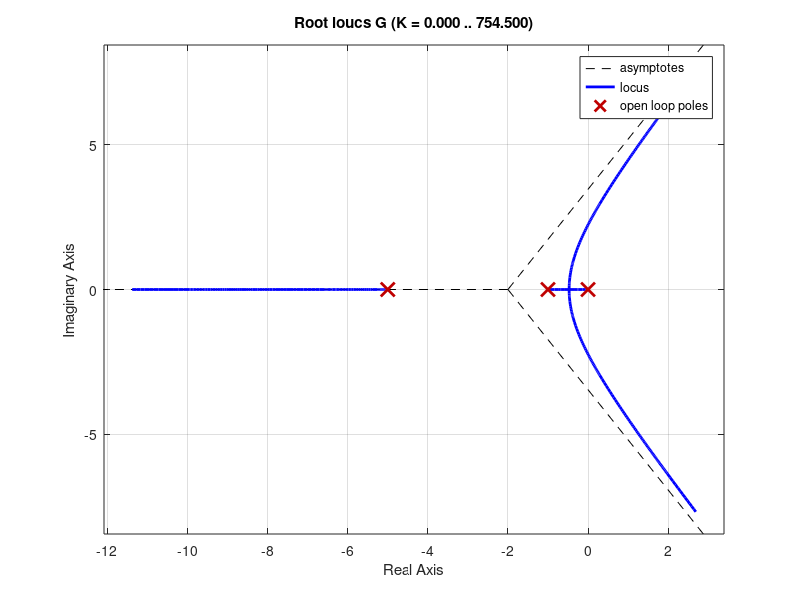

This figure's MATLAB source: (Note: this script raises an error after producing the figure.)
% ejemplo PID ziegler-Nichols
G = tf(1,conv([1,0],conv([1,1],[1,5])))
rlocus(G)
Kcr=30;
Flc = feedback(Kcr*G,1)
polos_lc = roots(Flc.Denominator{1})

Pcr = 1/imag(polos_lc(2)/2/pi)

% Proporcional
Kp = 0.5*Kcr;
FLC_P = feedback(Kp*G,1)
t=0:0.01:30;
figure(2)
title('Respuesta al escalon')
yp=step(FLC_P,t);
plot(t,ones(1,length(t)),'k',"LineWidth",2)
hold on
plot(t,yp,'b',"LineWidth",2)
hold off

ypl=lsim(FLC_P,t,t);
figure(3)
title('Respuesta a la rampa')
plot(t,t,"k","LineWidth",2)
hold on
plot(t,ypl,"b","LineWidth",2)
hold off


% PI
Kp = 0.45*Kcr;
Ti = Pcr/1.2;

Gc = Kp*(1+tf(1,[Ti,0]))
FLC_PI = feedback(Gc*G,1)
figure(2)
yp=step(FLC_PI,t);
hold on
plot(t,yp,'r',"LineWidth",2)
hold off

ypl=lsim(FLC_PI,t,t);
figure(3)
hold on
plot(t,ypl,"r","LineWidth",2)
hold off

% PID
Kp = 0.6*Kcr;
Ti = 0.5*Pcr;
Td = 0.125*Pcr;
Gc = Kp*(1+tf(1,[Ti,0])+tf([Td,0],1))
FLC_PID = feedback(Gc*G,1);
figure(2)
yp=step(FLC_PID,t);
hold on
plot(t,yp,'c',"LineWidth",2)
hold off

ypl=lsim(FLC_PID,t,t);
figure(3)
hold on
plot(t,ypl,"c","LineWidth",2)
hold off


% MOdificando PID
K = 0.075*Kcr*Pcr;
sz=4/Pcr;
sz=0.65;
K = K*0.48
Gc = K*(tf(conv([1,sz],[1,sz]),[1,0]));
figure(4)
rlocus(G*Gc)
sgrid


FLC_PID_modif = feedback(Gc*G,1);
figure(5)
step(FLC_PID_modif)

